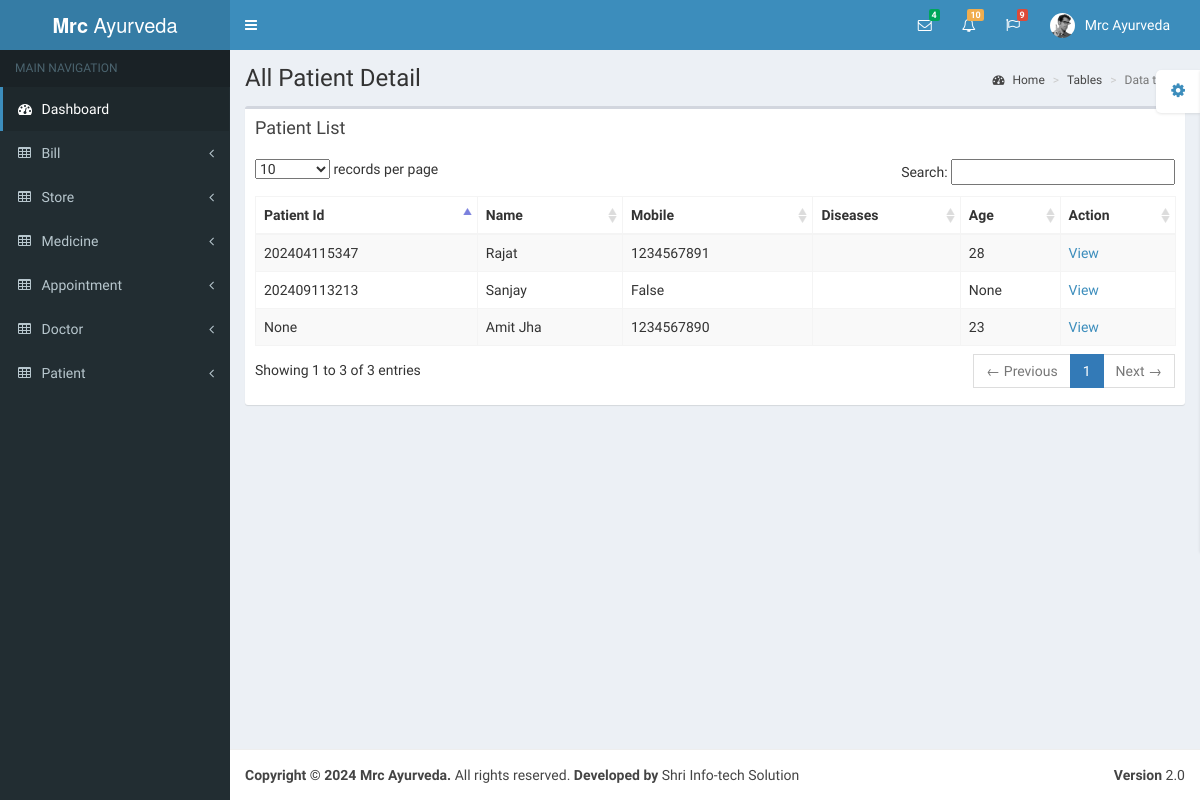
/patient/patient_list/, run on the app's committed database.
### patient/models.py (models this page shows, shortened)
class Patient(models.Model):
    user = models.ForeignKey(User, on_delete=models.PROTECT, null=True)
    patient_code = models.CharField(max_length=20, null=True, blank=True)
    patient_age = models.IntegerField(null=True, blank=True)
    created_at = models.DateTimeField(auto_now_add=True)
    updated_at = models.DateTimeField(auto_now=True, null=True, blank=True)
    class Meta:
        db_table = 'patient'

### account/models.py (models this page shows, shortened)
class User(AbstractUser):
    username = models.CharField(max_length=500, unique=True, null=True)
    email = models.EmailField(unique=True, null=True)
    mobile = models.CharField(max_length=20, null=True)
    phone = models.CharField(max_length=20, null=True)
    address = models.TextField(null=True)
    is_staff = models.BooleanField(default=False)
    is_active = models.BooleanField(default=True)
    created_at = models.DateTimeField(auto_now_add=True)
    class Meta:
        db_table = 'user'

### patient/views.py (the view)
# urls.py: path('patient_list/', views.patient_list, name='patient_list'),
def patient_list(request):
    patient = Patient.objects.all()
    context = {
        'patient': patient
    }
    return render(request, 'patient_list.html', context)

### patient/templates/patient_list.html (shortened to what this page needs)
{% extends 'base.html' %}
{% block content %}
<div class="wrapper">
    <div class="content-wrapper">
        <section class="content-header">
            <h1>
                All Patient Detail
            </h1>
            <ol class="breadcrumb">
                <li><a href="/"><i class="fa fa-dashboard"></i> Home</a></li>
                <li><a href="/">Tables</a></li>
                <li class="active">Data tables</li>
            </ol>
        </section>
        <section class="content">
            <div class="row">
                <div class="col-xs-12">
                    <div class="box">
                        <div class="box-header">
                            <h3 class="box-title">Patient List</h3>
                        </div>
                        <div class="box-body">
                            <table id="example1" class="table table-bordered table-striped">
                                <thead>
                                <tr>
                                    <th>Patient Id</th>
                                    <th>Name</th>
                                    <th>Mobile</th>
                                    <th>Diseases</th>
                                    <th>Age</th>
                                    <th>Action</th>
                                </tr>
                                </thead>
                                <tbody>
                                {% for i in patient %}
                                <tr>
                                    <td>{{i.patient_code}}</td>
                                    <td>{{i.user.username|title}}</td>
                                    <td>{{i.user.mobile}}</td>
                                    <td>{{i.patient_diseases|title}}</td>
                                    <td>{{i.patient_age}}</td>
                                    <td><a href="/patient/patient_detail/{{i.id}}/">View</a></td>
                                </tr>
                                {% endfor %}
                                </tbody>
                            </table>
                        </div>
                    </div>
                </div>
            </div>
        </section>
    </div>
</div>
{% endblock content %}

### data on the page
Patient: patient_code "None", user.username "Amit Jha", user.mobile "1234567890", patient_age "23"
Patient: patient_code "202404115347", user.username "Rajat", user.mobile "1234567891", patient_age "28"
Patient: patient_code "202409113213", user.username "Sanjay", user.mobile "False", patient_age "None"
